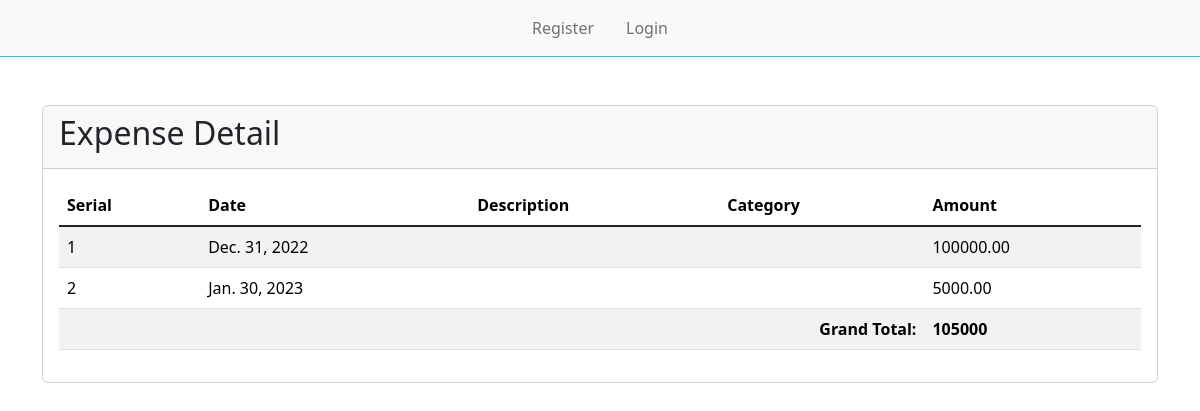
The page /expense-detail/ on the database its author committed.
### myapp/models.py (models this page shows, shortened)
class ExpenseDetails(models.Model):
    date = models.DateField()
    ex_detail = models.CharField(max_length=200)
    ex_head = models.ForeignKey(ExpenseHead, on_delete=models.CASCADE)
    amount = models.DecimalField(max_digits=10, decimal_places=2)
    remark = models.CharField(max_length=200, default='Nil')

### myapp/views.py (the view)
# urls.py: path('expense-detail/', views.DetailExpens, name='expense_detail'),
def DetailExpens(request):
    detailexpense = ExpenseDetails.objects.all().order_by('date')
    total_amount = detailexpense.aggregate(total=Sum('amount'))['total']
    context = {'title': 'Expense Detail', 'detailexpense': detailexpense, 'total_amount': total_amount}
    return render(request, 'exdetail.html', context)

### templates/exdetail.html
{% extends 'base.html' %}
{% block content %}
<div class="container mt-5">
    <div class="row">
        <div class="col">
            <div class="card">
                <div class="card-header">
                    <h2>{{ title }}</h2>
                </div>
                <div class="card-body">
                    <table class="table table-striped">
                        <thead>
                            <tr>
                                <th>Serial</th>
                                <th>Date</th>
                                <th>Description</th>
                                <th>Category</th>
                                <th>Amount</th>
                            </tr>
                        </thead>
                        <tbody>
                            {% if detailexpense %}
                            {% for exdetail in detailexpense %}
                            <tr>
                                <td>{{ forloop.counter }}</td>
                                <td>{{ exdetail.date }}</td>
                                <td>{{ exdetail.expensedetail }}</td>
                                <td>{{ exdetail.category }}</td>
                                <td>{{ exdetail.amount }}</td>
                            </tr>
                            {% endfor %}
                            <tr>
                                <td colspan="4" style="text-align: right;"><strong>Grand Total:</strong></td>
                                <td><strong>{{ total_amount }}</strong></td>
                            </tr>
                            {% else %}
                            <tr>
                                <td colspan="5">No data available</td>
                            </tr>
                            {% endif %}
                        </tbody>
                    </table>
                </div>
            </div>
        </div>
    </div>
</div>
{% endblock %}

### rows shown on the page
ExpenseDetails: date "Dec. 31, 2022", amount "100000.00"
ExpenseDetails: date "Jan. 30, 2023", amount "5000.00"

### other values the page prints
{{ title }} "Expense Detail"
{{ total_amount }} "105000"
